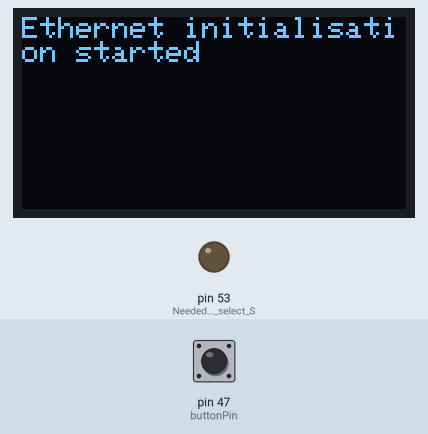
This sketch was run on a simulated Arduino Mega 2560, built with avr-gcc and run on an emulated ATmega2560. Parts: 128×64 one-colour display, output pins drawn as LEDs (lit = HIGH). The test bench sets the inputs (shaded band); at power-on: pin 47 (buttonPin) HIGH. WiFi joins after 1.5 s; servers stay silent unless stated.

Above: at 3.3 s.
3.4 s: pin 47 (buttonPin) pulled LOW for 0.15 s
At 4.7 s:
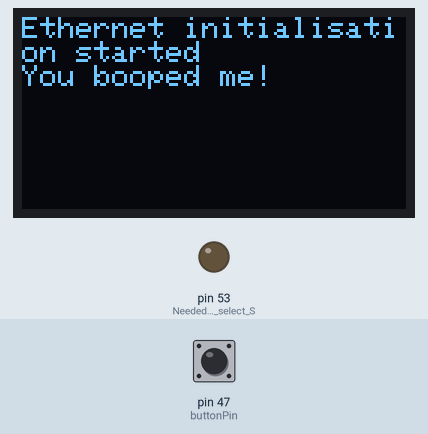
5.0 s: pin 47 (buttonPin) pulled LOW for 1 s
At 6.1 s:
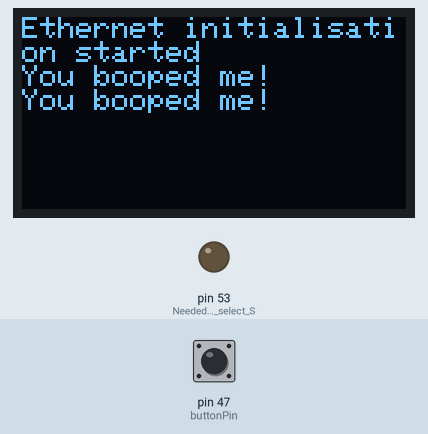
7.5 s: pin 47 (buttonPin) pulled LOW for 0.15 s
At 8.1 s:
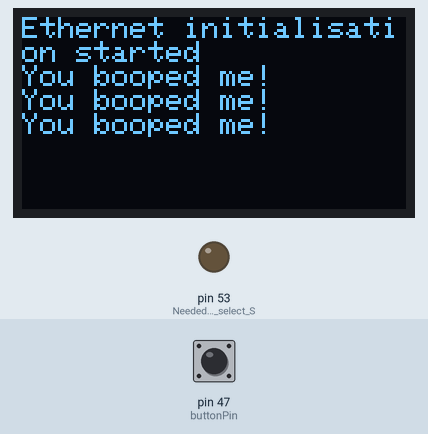
9.1 s: pin 47 (buttonPin) pulled LOW for 1 s
At 40.9 s:
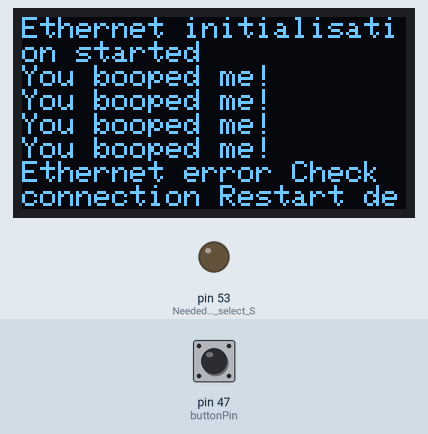
Timing chart, 0 to 42.4 s (numbered marks = the images above; inputs shaded):
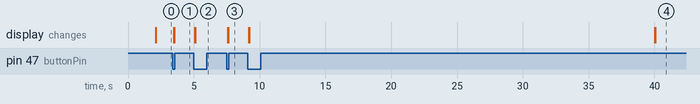

Measured:
- after the input at 3.4 s, the display: first changes after 0.08 s (image 1 shows a later state)
- after the input at 5.0 s, the display: first changes after 0.08 s (image 2 shows a later state)
- after the input at 7.5 s, the display: first changes after 0.08 s (image 3 shows a later state)

The sketch:

Firmware_GRLab_Dev01.ino
```cpp
/* Code for GRLab_Dev01 board

*/
#include <SPI.h>
#include <Ethernet.h>
#include<EthernetUdp.h>
#include "Adafruit_MAX31855.h"
//Needed for OLED
#include <Adafruit_SSD1306.h>
#include <Adafruit_GFX.h>

// OLED display TWI address /////////////////////////////////////////////////////////////////////////
#define OLED_ADDR   0x3C
// reset pin not used on 4-pin OLED module
Adafruit_SSD1306 display(-1);  // -1 = no reset pin

// Initialise Ethernet Parameters /////////////////////////////////////////////////////////////////////////
#define UDP_TX_PACKET_MAX_SIZE 150 //increase UDP size
EthernetUDP Udp;
byte mac[] = { 0xDE, 0xAD, 0xBE, 0xEF, 0xFE, 0xEB };
const unsigned int localPort = 1396;
IPAddress IP_Collector(169, 254, 128, 105);
IPAddress IP_GRLab_Dev01(169, 254, 128, 109);
char recvdBuffer[10];
int recvdPacketSize;
unsigned long ethLastRecvd = 0;
unsigned long ethTimeout = 40000;
///////////////////////////////////////////////////////////////////////////////////////////////////////////

// Initialise Variables ///////////////////////////////////////////////////////////////////////////////////
String headerStr = "GRLab,Dev01";
String payloadStr;
int sensorValueA0 = 0; // Analog input channel sensor ADC values
int sensorValueA1 = 0;
int sensorValueA2 = 0;
int sensorValueA3 = 0;
int sensorValueA4 = 0;
int sensorValueA5 = 0;

// Thermocouple Variables ////////////////////////////////////////////////////////////////////////////////
#define DO  2 // Common MOSI pin
#define CLK 3 // Common serial clock pin

// Chip select pins
#define CS01  4
#define CS02  5
#define CS03  6
#define CS04  7

// Button pin
#define buttonPin 47

//THERMOCOUPLES
Adafruit_MAX31855 thermocouple01(CLK, CS01, DO);
Adafruit_MAX31855 thermocouple02(CLK, CS02, DO);
Adafruit_MAX31855 thermocouple03(CLK, CS03, DO);
Adafruit_MAX31855 thermocouple04(CLK, CS04, DO);

double temps [4]; // Buffer to hold thermocouple data

int ledState = HIGH;         // the current state of the output pin
int buttonState;             // the current reading from the input pin
int lastButtonState = LOW;   // the previous reading from the input pin
unsigned long OLEDonms = 60000; // Screen on time in milliseconds
bool OLEDon = true;
bool updateOLED = false;

// the following variables are unsigned long's because the time, measured in miliseconds,
// will quickly become a bigger number than can be stored in an int.
unsigned long lastDebounceTime = 0;  // the last time the output pin was toggled
unsigned long debounceDelay = 50;    // the debounce time; increase if the output flickers
unsigned long lastButtonPress = 0; // This allows the screen to be on on start up


void setup() {

  // initialize and clear display
  display.begin(SSD1306_SWITCHCAPVCC, OLED_ADDR);
  display.clearDisplay();
  display.display();
  //display.dim(true);

  delay(1000); // Allow ethernet chip time to initialise after being powered up
  Serial.begin(57600);

  pinMode(53, OUTPUT); // Needed for slave select SPI for Mega (not connected)
  pinMode(10, OUTPUT); // SPI SS pin for most Arduino models (need to connect)
  pinMode(buttonPin, INPUT_PULLUP);

  Ethernet.begin(mac, IP_GRLab_Dev01);
  Udp.begin(localPort);
  delay(1000); // Allow ethernet chip time to initialise
  textDisplay("Ethernet initialisation started");
}

void loop() {

  recvdPacketSize = Udp.parsePacket();

  // read the state of the switch into a local variable:
  int reading = digitalRead(buttonPin);
  if (reading != lastButtonState) {
    // reset the debouncing timer
    lastDebounceTime = millis();
  }
  if ((millis() - lastDebounceTime) > debounceDelay) {
    // if the button state has changed:
    if (reading != buttonState) {
      buttonState = reading;
      if (buttonState == LOW) {
        lastButtonPress = millis();
        OLEDon = true;
        textDisplay("You booped me!");
      }
    }
  }
  lastButtonState = reading;

  if (recvdPacketSize > 0) {

    Udp.read(recvdBuffer, UDP_TX_PACKET_MAX_SIZE);

    ethLastRecvd = millis();

    sensorValueA0 = analogRead(A0);
    sensorValueA1 = analogRead(A1);
    sensorValueA2 = analogRead(A2);
    sensorValueA3 = analogRead(A3);
    sensorValueA4 = analogRead(A4);
    sensorValueA5 = analogRead(A5);
//
    // Read thermocouples
    temps[0] = thermocouple01.readCelsius();
    temps[1] = thermocouple02.readCelsius();
    temps[2] = thermocouple03.readCelsius();
    temps[3] = thermocouple04.readCelsius();

    payloadStr = headerStr
                 + "," + sensorValueA0
                 + "," + sensorValueA1
                 + "," + sensorValueA2
                 + "," + sensorValueA3
                 + "," + sensorValueA4
                 + "," + sensorValueA5;

    for (int i = 0; i < 4; i++) {
      if (isnan(temps[i])) {
        payloadStr = payloadStr + "," + "0.0";
      } else {
        payloadStr = payloadStr + "," + temps[i];
      }
    }

    Serial.println(payloadStr);
    Udp.beginPacket(IP_Collector, localPort);
    Udp.print(payloadStr);
    Udp.endPacket();

    memset(recvdBuffer, 0, sizeof(recvdBuffer));

    updateOLED = true;
  }

  if (((millis() - lastButtonPress) < OLEDonms) && OLEDon && updateOLED){
      textDisplay(payloadStr);
      updateOLED = false;
    }else if(OLEDon && updateOLED){
      OLEDon = false;
      display.clearDisplay();
      display.display();
    }

  if ((millis() - ethLastRecvd) > ethTimeout) {
    textDisplay("Ethernet error Check connection Restart device");
    updateOLED = true;
    delay(5000);
  }
}

//*************** Fifo String Display***************//
// No. of lines = 8
// Max char per line = 21
void textDisplay(String msg) {
  static String OLEDstrings[8]= "";
  int len[8] = {0};
  int linecalc = 0;
  int startStr = 0;

  display.display(); // flashes display when updated
  delay(1);

  if (msg == "") msg = " ";
  // fills fifo array with input strings
  if (OLEDstrings[7] == "") {
    for (int line = 0; line<8; line++){
      if (OLEDstrings[line] == "") {
        OLEDstrings[line] = msg;
        len[line] = OLEDstrings[line].length(); // fills array with length of corresponding string
        break;
      }
    }
  }else{
    for (int line=0; line<7; line++){
      OLEDstrings[line] = OLEDstrings[line+1];
      len[line] = OLEDstrings[line].length(); // fills array with length of corresponding string
    }
  OLEDstrings[7] = msg;
  len[7] = msg.length();
  }

  // works out which string in OLEDstrings to start displaying from
  for (int i=7; i>=0; i--){             // starting with the last input working up
    if (OLEDstrings[i] != ""){
      linecalc += (len[i]/21);          // sums number of lines until either...
      if(len[i]%21 != 0) linecalc++;
    }
    if(linecalc == 8) {                 // ...the right number of lines is hit (start with current string no)
      startStr = i;
      break;
    }else if(linecalc > 8){             // OR it goes over the number of lines (start with previous string no)
      startStr = i+1;
      break;
    }
  }

  //Displays array
  display.setTextSize(1);
  display.setTextColor(WHITE);
  display.setCursor(0,0);
//  display.println(startStr);
//  display.println(linecalc);
  for (int line=startStr; line<8; line++){
    display.println(OLEDstrings[line]);
  }
  display.display();
  delay(1);
  display.clearDisplay();
}
```
